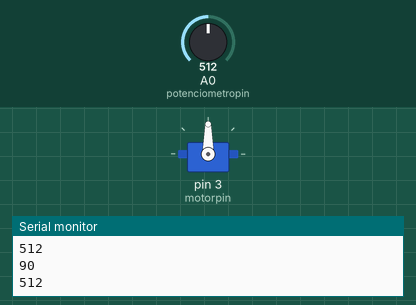
Simulated run of this sketch. Board: Arduino Uno, built with avr-gcc and run on an emulated ATmega328P. Shown: servo, the last lines printed to the serial monitor. The test bench sets the inputs (shaded band); at power-on: A0 (potenciometropin) = 512.

Above: at 1.2 s.
1.3 s: A0 (potenciometropin) set to 716
At 2.5 s:
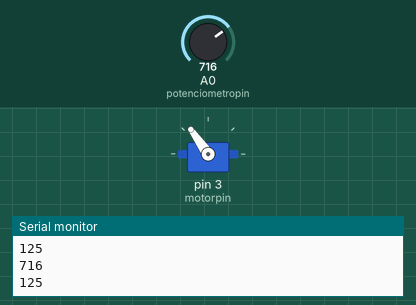
2.8 s: A0 (potenciometropin) set to 900
At 3.5 s:
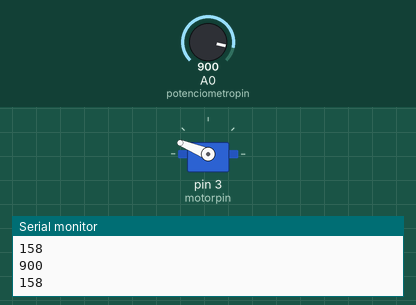
4.3 s: A0 (potenciometropin) set to 1023
At 5.1 s:
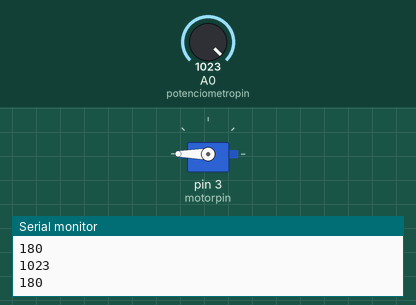
5.8 s: A0 (potenciometropin) set to 306
At 6.2 s:
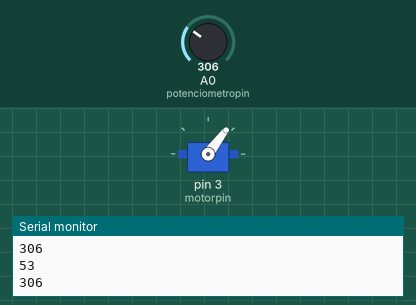
7.3 s: A0 (potenciometropin) set to 122
At 8.2 s:
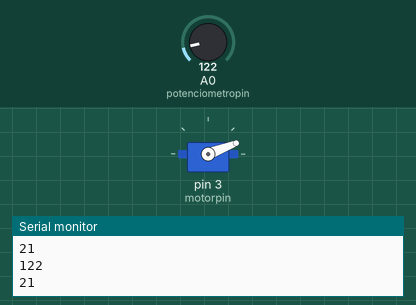
8.8 s: A0 (potenciometropin) set to 0
At 9.6 s:
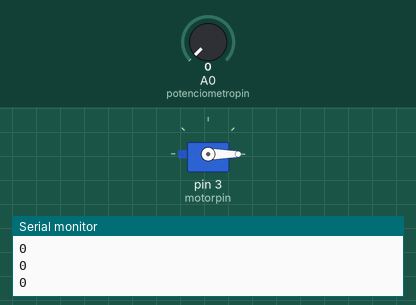
Timing chart, 0 to 11.3 s (numbered marks = the images above; inputs shaded):
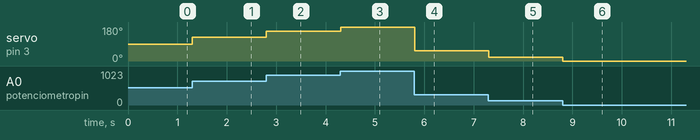

The sketch:

motorservocomsensorluz.ino
```cpp
#include <Servo.h>

Servo motor ;


int motorpin = 3;

int potenciometropin = 0;


int vlpotenciometro = 0 ;

int buzzer = 6;

void setup() {

  Serial.begin (9600);

  motor.attach(motorpin);


}

void loop(){

  vlpotenciometro =analogRead(potenciometropin);


 Serial.println(vlpotenciometro);

 vlpotenciometro = map(vlpotenciometro,0 ,1023, 0,180);

  Serial.println(vlpotenciometro);


  motor.write(vlpotenciometro);

  delay(15);


}
```

Measured:
- after the input at 1.3 s, servo on pin 3 (motorpin): 90° → 125° at once
- after the input at 2.8 s, servo on pin 3 (motorpin): 125° → 158° at once
- after the input at 4.3 s, servo on pin 3 (motorpin): 158° → 180° at once
- after the input at 5.8 s, servo on pin 3 (motorpin): 180° → 53° at once
- after the input at 7.3 s, servo on pin 3 (motorpin): 53° → 21° at once
- after the input at 8.8 s, servo on pin 3 (motorpin): 21° → 0° at once
